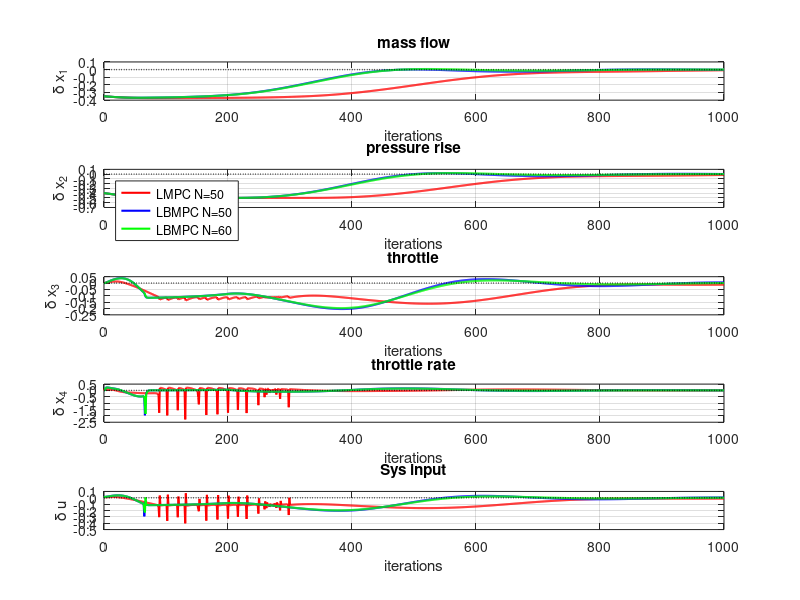
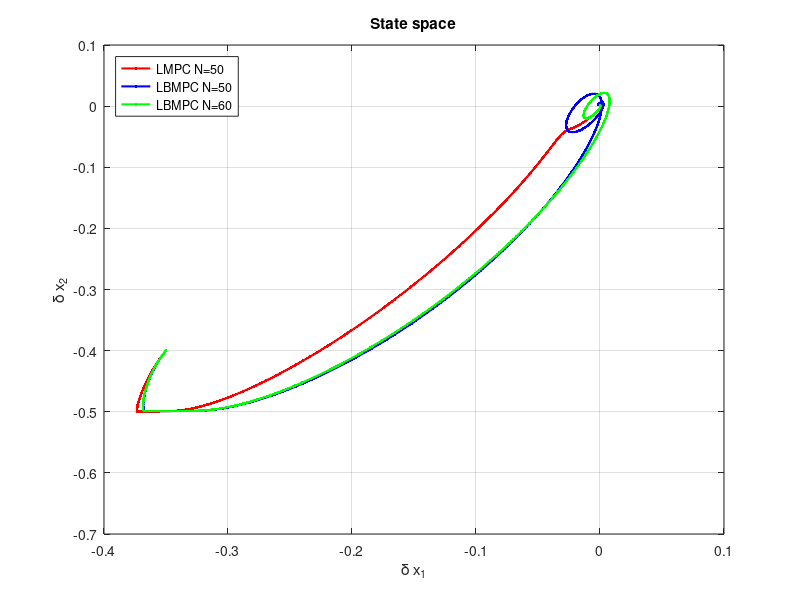

These charts were generated, in order, by the following MATLAB code:
close all;
addpath('./data/')
%% Load data
LMPC50=load('LMPC_N50_sys_k1cons.mat');
LBMPC50=load('LBMPC_N50_sys_newP_newpoly_k1cons.mat');
LBMPC60=load('LBMPC_N60_sys_newP_newpoly_k1cons.mat');

%% Plot
iterations=size(LBMPC50.sysH,2)-1;

figure;
subplot(5,1,1);
plot(0:iterations, LMPC50.sysH(1,:),'Linewidth',1.5,'Color','r'); hold on;
plot(0:iterations, LBMPC50.sysH(1,:),'Linewidth',1.5,'Color','b'); hold on;
plot(0:iterations,LBMPC60.sysH(1,:),'Linewidth',1.5,'Color','g'); hold on;
plot(0:iterations,0*(0:iterations),'Linewidth',1,'LineStyle',':','Color','k'); 
grid on;
xlabel('iterations');
ylabel('\delta x_1');
title('mass flow');

subplot(5,1,2);
plot(0:iterations, LMPC50.sysH(2,:),'Linewidth',1.5,'Color','r'); hold on;
plot(0:iterations, LBMPC50.sysH(2,:),'Linewidth',1.5,'Color','b'); hold on;
plot(0:iterations,LBMPC60.sysH(2,:),'Linewidth',1.5,'Color','g'); hold on;
plot(0:iterations,0*(0:iterations),'Linewidth',1,'LineStyle',':','Color','k'); 
grid on;
xlabel('iterations');
ylabel('\delta x_2');
title('pressure rise');
legend({'LMPC N=50','LBMPC N=50', 'LBMPC N=60'},'Location','northwest')

subplot(5,1,3);
plot(0:iterations, LMPC50.sysH(3,:),'Linewidth',1.5,'Color','r'); hold on;
plot(0:iterations, LBMPC50.sysH(3,:),'Linewidth',1.5,'Color','b'); hold on;
plot(0:iterations,LBMPC60.sysH(3,:),'Linewidth',1.5,'Color','g'); hold on;
plot(0:iterations,0*(0:iterations),'Linewidth',1,'LineStyle',':','Color','k'); 
grid on;
xlabel('iterations');
ylabel('\delta x_3');
title('throttle');

subplot(5,1,4);
plot(0:iterations, LMPC50.sysH(4,:),'Linewidth',1.5,'Color','r'); hold on;
plot(0:iterations, LBMPC50.sysH(4,:),'Linewidth',1.5,'Color','b'); hold on;
plot(0:iterations,LBMPC60.sysH(4,:),'Linewidth',1.5,'Color','g'); hold on;
plot(0:iterations,0*(0:iterations),'Linewidth',1,'LineStyle',':','Color','k'); 
grid on;
xlabel('iterations');
ylabel('\delta x_4');
title('throttle rate');

subplot(5,1,5);
plot(0:iterations, LMPC50.sysH(5,:),'Linewidth',1.5,'Color','r'); hold on;
plot(0:iterations, LBMPC50.sysH(5,:),'Linewidth',1.5,'Color','b'); hold on;
plot(0:iterations,LBMPC60.sysH(5,:),'Linewidth',1.5,'Color','g'); hold on;
plot(0:iterations,0*(0:iterations),'Linewidth',1,'LineStyle',':','Color','k'); 
grid on;
xlabel('iterations');
ylabel('\delta u');
title('Sys input');


figure;
plot(LMPC50.sysH(1,:),LMPC50.sysH(2,:),'Linewidth',1.5,'Marker','.','Color','r'); hold on;
plot(LBMPC50.sysH(1,:),LBMPC50.sysH(2,:),'Linewidth',1.5,'Marker','.','Color','b'); hold on;
plot(LBMPC60.sysH(1,:),LBMPC60.sysH(2,:),'Linewidth',1.5,'Marker','.','Color','g'); 

grid on
xlabel('\delta x_1');
ylabel('\delta x_2');
title('State space');

legend({'LMPC N=50','LBMPC N=50', 'LBMPC N=60'},'Location','northwest')
